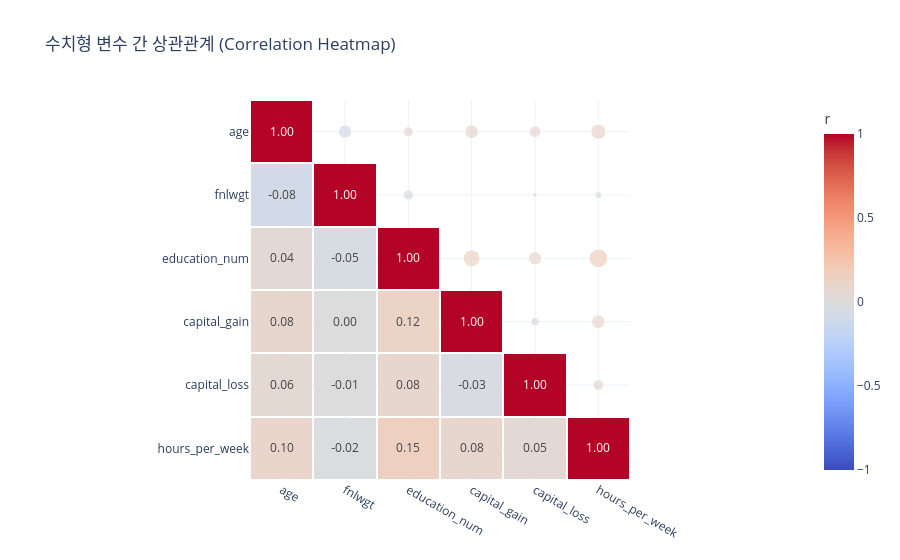

Write notebook code for a chart like this one.
### Markdown cell above
## 수치형 변수 간 상관관계

### Code cell
plot_correlation_heatmap_interactive(pdf)

### Figure 1 — Plotly figure (JSON) as saved in the notebook; plotly's stock layout.template omitted (floating-point values rounded to 4 significant figures)
{"data": [{"coloraxis": "coloraxis", "hovertemplate": "%{y} · %{x}<br>r=%{z:.3f}<extra></extra>", "name": "0", "texttemplate": "%{z:.2f}", "type": "heatmap", "x": ["age", "fnlwgt", "education_num", "capital_gain", "capital_loss", "hours_per_week"], "xaxis": "x", "xgap": 2, "y": ["age", "fnlwgt", "education_num", "capital_gain", "capital_loss", "hours_per_week"], "yaxis": "y", "ygap": 2, "z": [[1.0, NaN, NaN, NaN, NaN, NaN], [-0.07628, 1.0, NaN, NaN, NaN, NaN], [0.0432, -0.0452, 1.0, NaN, NaN, NaN], [0.08016, 0.00042, 0.1245, 1.0, NaN, NaN], [0.06014, -0.009755, 0.07961, -0.03225, 1.0, NaN], [0.1013, -0.02303, 0.1528, 0.08043, 0.05238, 1.0]]}, {"customdata": [-0.07628, 0.0432, 0.08016, 0.06014, 0.1013, -0.0452, 0.00042, -0.009755, -0.02303, 0.1245, 0.07961, 0.1528, -0.03225, 0.08043, 0.05238], "hovertemplate": "%{y} · %{x}<br>r=%{customdata:.3f}<extra></extra>", "marker": {"cmax": 1, "cmin": -1, "color": [-0.07628, 0.0432, 0.08016, 0.06014, 0.1013, -0.0452, 0.00042, -0.009755, -0.02303, 0.1245, 0.07961, 0.1528, -0.03225, 0.08043, 0.05238], "colorscale": [[0.0, "rgb(59,76,192)"], [0.05, "rgb(73,97,210)"], [0.1, "rgb(89,119,227)"], [0.15, "rgb(106,139,239)"], [0.2, "rgb(123,159,249)"], [0.25, "rgb(141,176,254)"], [0.3, "rgb(158,190,255)"], [0.35, "rgb(175,202,252)"], [0.4, "rgb(192,212,245)"], [0.45, "rgb(207,218,234)"], [0.5, "rgb(221,220,220)"], [0.55, "rgb(233,213,203)"], [0.6, "rgb(242,203,183)"], [0.65, "rgb(246,189,162)"], [0.7, "rgb(247,172,142)"], [0.75, "rgb(244,152,122)"], [0.8, "rgb(238,132,104)"], [0.85, "rgb(227,108,85)"], [0.9, "rgb(214,82,68)"], [0.95, "rgb(197,51,52)"], [1.0, "rgb(180,4,38)"]], "line": {"color": "white", "width": 1}, "showscale": false, "size": [13.22, 9.951, 13.55, 11.74, 15.24, 10.18, 0.9812, 4.728, 7.266, 16.89, 13.51, 18.72, 8.598, 13.58, 10.96]}, "mode": "markers", "showlegend": false, "type": "scatter", "x": ["fnlwgt", "education_num", "capital_gain", "capital_loss", "hours_per_week", "education_num", "capital_gain", "capital_loss", "hours_per_week", "capital_gain", "capital_loss", "hours_per_week", "capital_loss", "hours_per_week", "hours_per_week"], "y": ["age", "age", "age", "age", "age", "fnlwgt", "fnlwgt", "fnlwgt", "fnlwgt", "education_num", "education_num", "education_num", "capital_gain", "capital_gain", "capital_loss"]}], "layout": {"coloraxis": {"autocolorscale": false, "cmax": 1, "cmid": 0, "cmin": -1, "colorbar": {"title": {"text": "r"}}, "colorscale": [[0.0, "rgb(59,76,192)"], [0.05, "rgb(73,97,210)"], [0.1, "rgb(89,119,227)"], [0.15, "rgb(106,139,239)"], [0.2, "rgb(123,159,249)"], [0.25, "rgb(141,176,254)"], [0.3, "rgb(158,190,255)"], [0.35, "rgb(175,202,252)"], [0.4, "rgb(192,212,245)"], [0.45, "rgb(207,218,234)"], [0.5, "rgb(221,220,220)"], [0.55, "rgb(233,213,203)"], [0.6, "rgb(242,203,183)"], [0.65, "rgb(246,189,162)"], [0.7, "rgb(247,172,142)"], [0.75, "rgb(244,152,122)"], [0.8, "rgb(238,132,104)"], [0.85, "rgb(227,108,85)"], [0.9, "rgb(214,82,68)"], [0.95, "rgb(197,51,52)"], [1.0, "rgb(180,4,38)"]]}, "title": {"text": "수치형 변수 간 상관관계 (Correlation Heatmap)"}, "xaxis": {"anchor": "y", "constrain": "domain", "domain": [0.0, 1.0], "scaleanchor": "y"}, "yaxis": {"anchor": "x", "autorange": "reversed", "constrain": "domain", "domain": [0.0, 1.0]}}}
